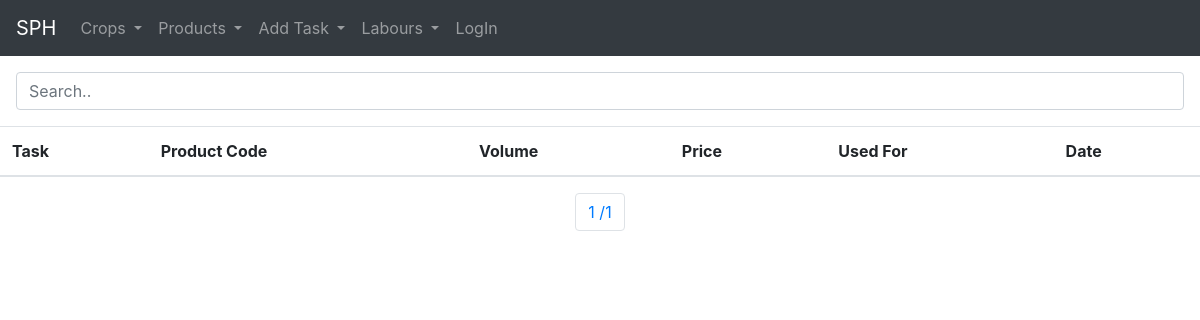
Page /used_products_list/?page=2 on the earlier database version.
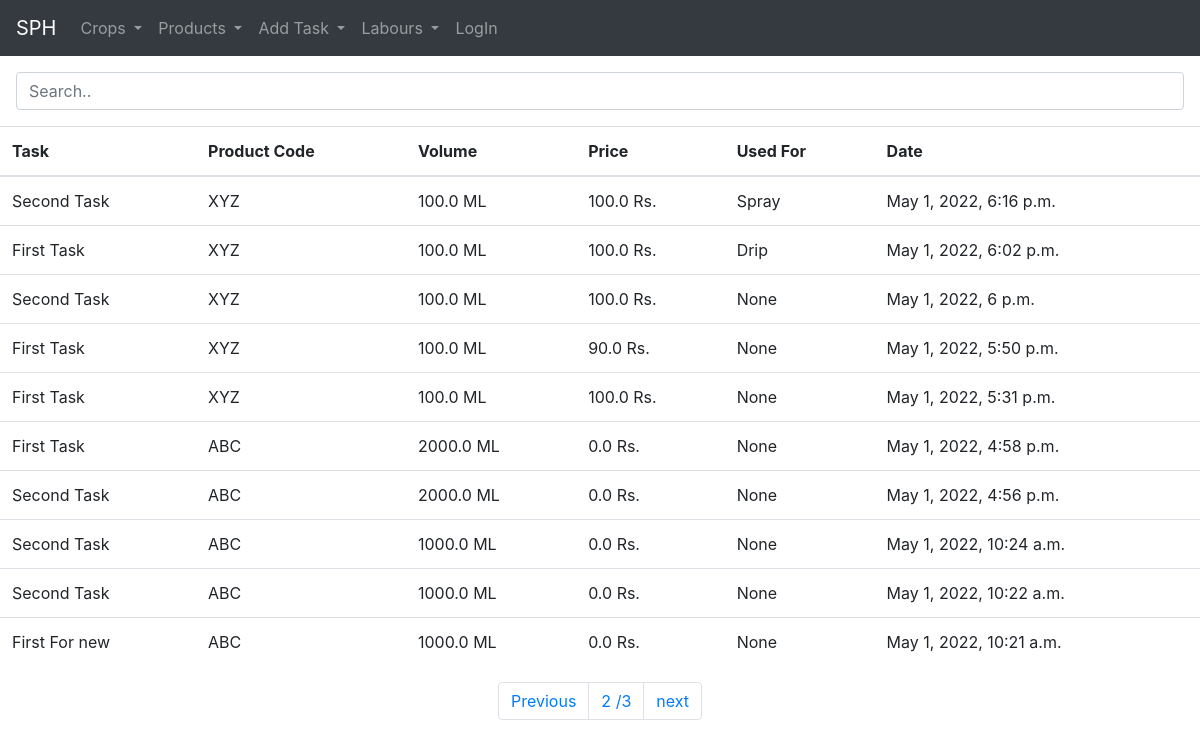
Same page on the later database version.
### home/models.py (models this page shows, shortened)
class OutwardProduct(models.Model):
    user = models.ForeignKey(User, on_delete=models.SET_NULL, null=True, blank=True)
    task = models.ForeignKey(Task, on_delete=models.SET_NULL, null=True, blank=True)
    code = models.ForeignKey(Product, on_delete=models.SET_NULL, null=True, blank=True)
    volume_outwarded = models.FloatField(default=0, null=True, blank=True)
    used_for = models.CharField(max_length=100, blank=True, null=True)
    price = models.FloatField(default=0, null=True, blank=True)
    used_date = models.DateTimeField(auto_now_add=True, null=True, blank=True)

class Task(models.Model):
    user = models.ForeignKey(User, on_delete=models.SET_NULL, null=True, blank=True)
    crop = models.ForeignKey(Crop, on_delete=models.SET_NULL, null=True, blank=True)
    title = models.CharField(max_length=1080)
    description = models.TextField()
    def __str__(self):
        return self.title

class Product(models.Model):
    user = models.ForeignKey(User, on_delete=models.SET_NULL, null=True, blank=True)
    product_code = models.CharField(max_length=200, null=True, blank=True, unique=True)
    product_name = models.CharField(max_length=200, null=True, blank=True)
    product_description = models.TextField(null=True, blank=True)
    product_type = models.CharField(max_length=2, blank=True, null=True)
    product_category = models.ForeignKey(ProductCategory, on_delete=models.SET_NULL, null=True, blank=True)
    volume = models.FloatField(default=0, null=True, blank=True)
    price = models.FloatField(default=0, null=True, blank=True)
    created_at = models.DateTimeField(auto_now_add=True, null=True, blank=True)
    def __str__(self) -> str:
        return str(self.product_code)

### home/views.py (the view)
# urls.py: path('used_products_list/', views.get_used_products, name='used_products'),
def get_used_products(request):
    products = OutwardProduct.objects.all().order_by('-used_date')
    paginator = Paginator(products, 10)
    page_number = request.GET.get('page')
    page_obj = paginator.get_page(page_number)
    return render(request, 'used_products_list.html', {'page_obj': page_obj})

### templates/used_products_list.html (shortened to what this page needs)
{% extends 'base.html' %}
{% block content %}
<div class="m-3">
<input class="form-control" id="myInput" type="text" placeholder="Search..">
</div>
    <table class="mt-3 table table-responsive-md">
        <thead>
        <tr>
            <th>Task</th>
            <th>Product Code</th>
            <th>Volume</th>
            <th>Price</th>
            <th>Used For</th>
            <th>Date</th>
        </tr>
        </thead>
        <tbody id="productsTable">
        {% for product in page_obj %}
        <tr>
            <td> {{ product.task }}</td>
            <td> {{ product.code }}</td>
          <td> {{ product.volume_outwarded }} {% if product.code.product_type == 'L' %}ML {% else %} Gram {% endif %}</td>
            <td>{{ product.price }} Rs. </td>
            <td>{{ product.used_for }}</td>
          <td> {{ product.used_date }}</td>
        </tr>
        {% endfor %}
        </tbody>
    </table>
<ul class="pagination justify-content-center">
    {% if page_obj.has_previous %}
  <li class="page-item"><a  class="page-link" href="?page={{ page_obj.previous_page_number }}">Previous</a></li>
    {% endif %}
    <li class="page-item"><p class="page-link">{{ page_obj.number }} /{{ page_obj.paginator.num_pages }}</p></li>
    {% if page_obj.has_next %}
    <li class="page-item"><a class="page-link" href="?page={{ page_obj.next_page_number }}">next</a></li>
        {% endif %}
</ul>
{% endblock %}

Differences in the rows shown:
added OutwardProduct: task "Second Task", code "XYZ", volume_outwarded "100.0", shows "ML", price "100.0", used_for "Spray", used_date "May 1, 2022, 6:16 p.m."
added OutwardProduct: task "First Task", code "XYZ", volume_outwarded "100.0", shows "ML", price "100.0", used_for "Drip", used_date "May 1, 2022, 6:02 p.m."
added OutwardProduct: task "Second Task", code "XYZ", volume_outwarded "100.0", shows "ML", price "100.0", used_for "None", used_date "May 1, 2022, 6 p.m."
added OutwardProduct: task "First Task", code "XYZ", volume_outwarded "100.0", shows "ML", price "90.0", used_for "None", used_date "May 1, 2022, 5:50 p.m."
added OutwardProduct: task "First Task", code "XYZ", volume_outwarded "100.0", shows "ML", price "100.0", used_for "None", used_date "May 1, 2022, 5:31 p.m."
added OutwardProduct: task "First Task", code "ABC", volume_outwarded "2000.0", shows "ML", price "0.0", used_for "None", used_date "May 1, 2022, 4:58 p.m."
added OutwardProduct: task "Second Task", code "ABC", volume_outwarded "2000.0", shows "ML", price "0.0", used_for "None", used_date "May 1, 2022, 4:56 p.m."
added OutwardProduct: task "Second Task", code "ABC", volume_outwarded "1000.0", shows "ML", price "0.0", used_for "None", used_date "May 1, 2022, 10:24 a.m."
added OutwardProduct: task "Second Task", code "ABC", volume_outwarded "1000.0", shows "ML", price "0.0", used_for "None", used_date "May 1, 2022, 10:22 a.m."
added OutwardProduct: task "First For new", code "ABC", volume_outwarded "1000.0", shows "ML", price "0.0", used_for "None", used_date "May 1, 2022, 10:21 a.m."
Other differences:
{{ page_obj.number }}: "1" → "2"
{{ page_obj.paginator.num_pages }}: "1" → "3"
text now shown: "Previous next"
